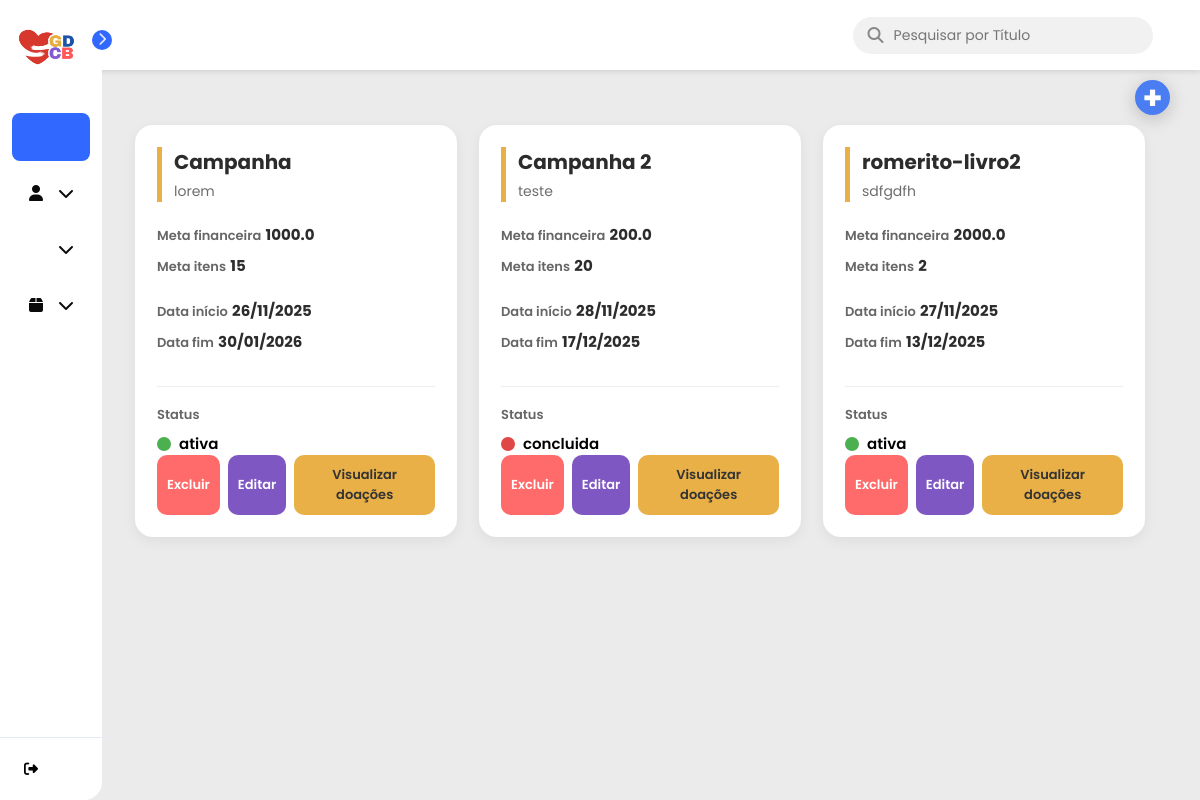
/campanhas/ (signed in), run on the app's committed database.
### models.py (models this page shows)
class Campanha(SQLModel, table=True):
    __tablename__ = "campanhas"
    id: Optional[int] = Field(default=None, primary_key=True)
    titulo: str
    descricao: str
    meta_financeira: float | None = None
    meta_itens: int | None = None
    data_inicio: Optional[date]
    data_fim: Optional[date]
    status: str
    data_criacao: date = Field(default_factory=date.today)
    categoria_id: Optional[int] = Field(default=None, foreign_key="categorias.id")
    admin_id: int = Field(foreign_key="admin.id")
    admin: Optional["Admin"] = Relationship(back_populates="campanhas")
    doacoes: List["Doacao"] = Relationship(back_populates="campanha")
    relatorios: List["Relatorio"] = Relationship(back_populates="campanha")

### controllers/campanhas.py (the view)
@router.get("/", response_class=HTMLResponse)
def listar_campanhas(
    request: Request,
    search: str | None = None,
    session: Session = Depends(get_session),
    user: dict = Depends(get_current_user)
):
    query = select(Campanha).where(Campanha.admin_id == user["id"])
    if search:
        search_term = f"%{search}%"
        query = query.where(
            (Campanha.titulo.ilike(search_term)) |
            (Campanha.descricao.ilike(search_term))
        )
    campanhas = session.exec(query).all()
    return templates.TemplateResponse(
        "card_campanha.html",
        {"request": request, "campanhas": campanhas, "search": search}
    )

### templates/card_campanha.html (shortened to what this page needs)
{% extends 'base.html' %}
{% block head %}
    <link rel="stylesheet" href="{{ url_for('static', path='/card_campanha.css') }}">
    <link rel="stylesheet" href="{{ url_for('static', path='/cadastro_campanha.css') }}">
{% endblock %}
{% block content %}
    <div class="top-actions" style="margin-bottom: 20px;">
        <button id="openModalBtn" class="btn-add" style="padding: 10px 15px; cursor: pointer;">
            +
        </button>
    </div>
    <div class="cards-container">
        {% for campanha in campanhas %}
            <div class="card-campanha">
                <div class="card-header">
                    <h3 class="campanha-titulo">{{ campanha.titulo }}</h3>
                    <p class="campanha-descricao">{{ campanha.descricao }}</p>
                </div>
                <div class="card-body">
                    <div class="info-bloco metas">
                        <div class="info-item">
                            <span class="label">Meta financeira</span>
                            <span class="valor">{{ campanha.meta_financeira }}</span>
                        </div>
                        <div class="info-item">
                            <span class="label">Meta itens</span>
                            <span class="valor">{{ campanha.meta_itens }}</span>
                        </div>
                    </div>
                    <div class="info-bloco datas">
                        <div class="info-item">
                            <span class="label">Data início</span>
                            <span class="valor-data">{{ campanha.data_inicio.strftime('%d/%m/%Y') if campanha.data_inicio else '-' }}</span>
                        </div>
                        <div class="info-item">
                            <span class="label">Data fim</span>
                            <span class="valor-data">{{ campanha.data_fim.strftime('%d/%m/%Y') if campanha.data_fim else '-' }}</span>
                        </div>
                    </div>
                    <div class="info-bloco status-row">
                        <span class="label">Status</span>
                        <div class="status-display">
                            <div class="status-indicator {{ campanha.status | lower }}"></div>
                            <span class="status-texto">{{ campanha.status }}</span>
                        </div>
                    </div>
                </div>
                <div class="card-footer">
                    <form action="/campanhas/deletar/{{ campanha.id }}" method="post" style="display: inline;">
                        <button type="submit" class="btn btn-excluir" onclick="return confirm('Tem certeza que deseja EXCLUIR a campanha {{ campanha.titulo }}?')">
                            Excluir
                        </button>
                    </form>
                    <button
                        class="btn btn-editar"
                        onclick="openEditModal(
                            {{ campanha.id }},
                            '{{ campanha.titulo }}',
                            '{{ campanha.descricao }}',
                            {{ campanha.meta_financeira }},
                            {{ campanha.meta_itens }},
                            '{{ campanha.data_inicio.strftime('%Y-%m-%d') if campanha.data_inicio else '' }}',
                            '{{ campanha.data_fim.strftime('%Y-%m-%d') if campanha.data_fim else '' }}',
                            '{{ campanha.status }}'
                        )">
                        Editar
                    </button>
                    <button class="btn btn-visualizar"
                        onclick="window.location.href='/campanhas/{{ campanha.id }}/doacoes'">
                        Visualizar doações
                    </button>
                </div>
            </div>
        {% endfor %}
    </div>
{% endblock %}

### static/base.css (style rules this page uses)
* { margin: 0; padding: 0; box-sizing: border-box; font-family: 'Poppins', sans-serif; }
body { display: flex; min-height: 100vh; background-color: #ebebeb; }

### static/card_campanha.css (style rules this page uses)
.top-actions { position: fixed; top: 80px; right: 30px; z-index: 999; margin-bottom: 20px; }
.btn-add { width: 35px; height: 35px; display: flex; align-items: center; justify-content: center; background-color: #4a7df2; color: #fff; border: none; border-radius: 50%; font-size: 32px; font-weight: 700; cursor: pointer; transition: transform .2s ease, background .2s ease; box-shadow: 0px 4px 18px rgba(0,0,0,0.20); }
.cards-container { display: grid; grid-template-columns: repeat(auto-fill, minmax(300px, 1fr)); gap: 22px; padding: 25px; }
.card-campanha { background: #ffffff; border-radius: 18px; padding: 22px; display: flex; flex-direction: column; min-height: 330px; box-shadow: 0 4px 14px rgba(0, 0, 0, 0.06); transition: transform .15s ease, box-shadow .2s ease; }
.card-header { border-left: 5px solid #E8B047; padding-left: 12px; margin-bottom: 20px; }
.campanha-titulo { font-size: 20px; font-weight: 700; margin: 0; color: #2c2c2c; }
.campanha-descricao { font-size: 14px; color: #6d6d6d; margin-top: 4px; }
.card-body { display: flex; flex-direction: column; gap: 14px; }
.info-item { margin-bottom: 6px; }
.label { font-size: 13px; font-weight: 600; color: #666; }
.valor, .valor-data { font-size: 15px; font-weight: 700; color: #2c2c2c; }
.status-row { margin-top: 12px; padding-top: 14px; border-top: 1px solid #eee; }
.status-display { display: flex; align-items: center; gap: 8px; margin-top: 6px; }
.status-indicator { width: 14px; height: 14px; border-radius: 50%; }
.status-indicator.ativa { background: #4CAF50; }
.status-indicator.concluida { background: #E04747; }
.status-texto { font-size: 15px; font-weight: 600; }
.card-footer { margin-top: auto; display: flex; justify-content: space-between; gap: 8px; }
.btn { padding: 10px 10px; border: none; border-radius: 10px; font-size: 13px; font-weight: 600; cursor: pointer; transition: background .2s ease, transform .15s ease; }
.btn-excluir { background: #ff6b6b; color: #fff; height: 60px; }
.btn-editar { background: #7e57c2; color: #fff; }
.btn-visualizar { background: #e8b047; color: #333; }

### data on the page
Campanha: titulo "Campanha", descricao "lorem", meta_financeira "1000.0", meta_itens "15", data_inicio "26/11/2025", data_fim "30/01/2026", status "ativa"
Campanha: titulo "Campanha 2", descricao "teste", meta_financeira "200.0", meta_itens "20", data_inicio "28/11/2025", data_fim "17/12/2025", status "concluida"
Campanha: titulo "romerito-livro2", descricao "sdfgdfh", meta_financeira "2000.0", meta_itens "2", data_inicio "27/11/2025", data_fim "13/12/2025", status "ativa"
